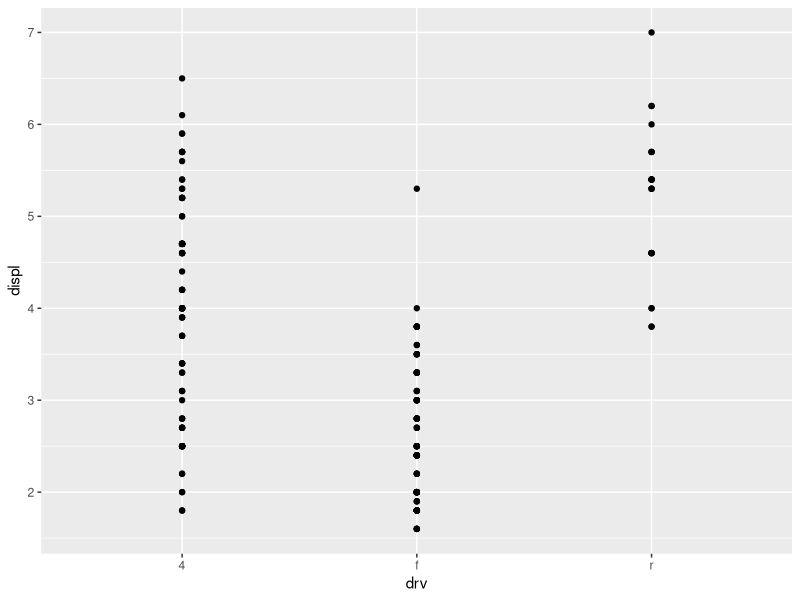

This chart was generated by the following R code:
## ---- chunk 1
knitr::opts_chunk$set(echo = TRUE)
## ---- chunk 2
summary(cars)
## ---- chunk 3
library(tidyverse)
data("mpg")
ggplot(mpg) + geom_point(aes(drv,displ))
